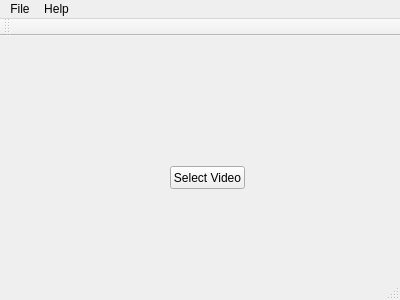
<?xml version="1.0" encoding="UTF-8"?>
<ui version="4.0">
 <class>MainWindow</class>
 <widget class="QMainWindow" name="MainWindow">
  <property name="geometry">
   <rect>
    <x>0</x>
    <y>0</y>
    <width>400</width>
    <height>300</height>
   </rect>
  </property>
  <property name="windowTitle">
   <string>MainWindow</string>
  </property>
  <widget class="QWidget" name="centralWidget">
   <widget class="QPushButton" name="btnSelectVideo">
    <property name="geometry">
     <rect>
      <x>170</x>
      <y>130</y>
      <width>75</width>
      <height>23</height>
     </rect>
    </property>
    <property name="text">
     <string>Select Video</string>
    </property>
   </widget>
  </widget>
  <widget class="QMenuBar" name="menuBar">
   <property name="geometry">
    <rect>
     <x>0</x>
     <y>0</y>
     <width>400</width>
     <height>21</height>
    </rect>
   </property>
   <widget class="QMenu" name="menuReactMachine">
    <property name="title">
     <string>File</string>
    </property>
   </widget>
   <widget class="QMenu" name="menuHelp">
    <property name="title">
     <string>Help</string>
    </property>
   </widget>
   <addaction name="menuReactMachine"/>
   <addaction name="menuHelp"/>
  </widget>
  <widget class="QToolBar" name="mainToolBar">
   <attribute name="toolBarArea">
    <enum>TopToolBarArea</enum>
   </attribute>
   <attribute name="toolBarBreak">
    <bool>false</bool>
   </attribute>
  </widget>
  <widget class="QStatusBar" name="statusBar"/>
 </widget>
 <layoutdefault spacing="6" margin="11"/>
 <resources/>
 <connections/>
</ui>
